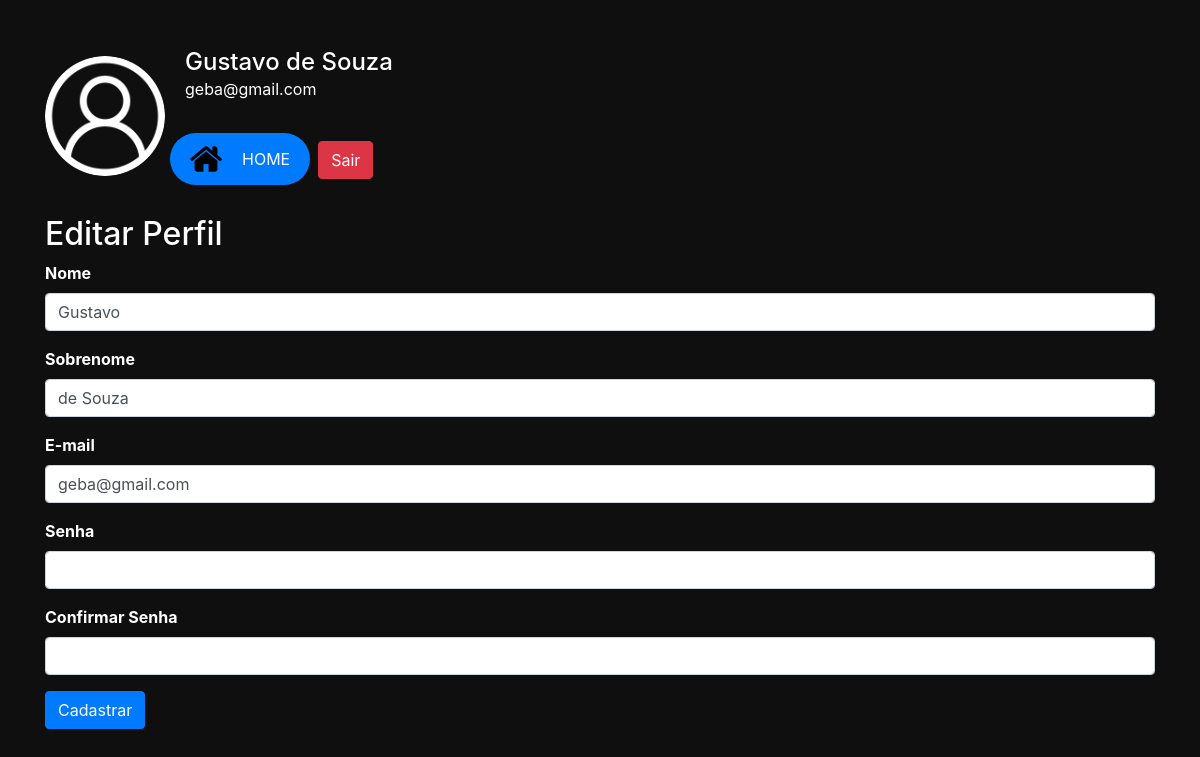
/profile (signed in), run on an earlier commit of the app's database.
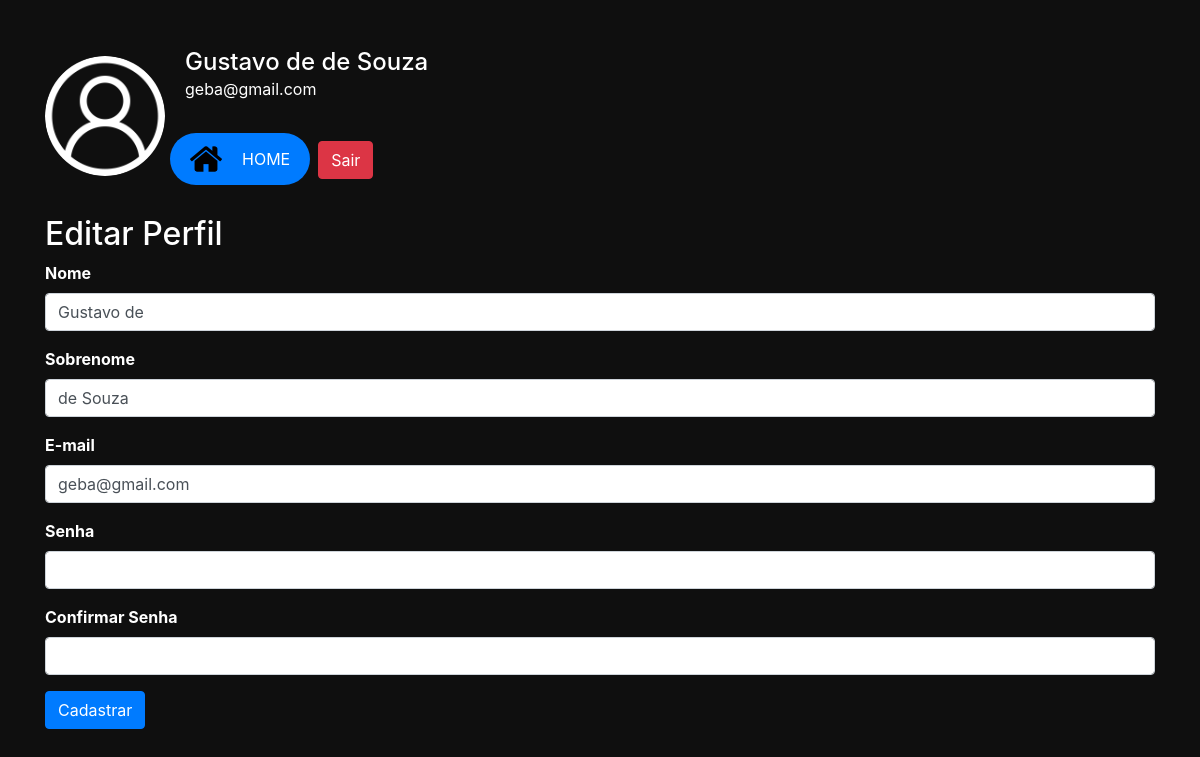
And on a later commit of the database.
### network/models.py (models this page shows)
class User(db.Model, UserMixin):
    id = db.Column(db.Integer, primary_key=True)
    nome = db.Column(db.String, nullable=True)
    sobrenome = db.Column(db.String, nullable=True)
    email = db.Column(db.String, nullable=True)
    senha = db.Column(db.String, nullable=True)
    posts = db.relationship('Post', backref='user', lazy=True)
    post_comentarios = db.relationship('PostComentarios', backref='user', lazy=True)

### network/routes.py (the view, shortened to what this page needs)
@app.route('/profile', methods=['GET', 'POST'])
@login_required
def profile():
    form = UserForm()
    if request.method == 'GET':
        form.nome.data = current_user.nome
        form.sobrenome.data = current_user.sobrenome
        form.email.data = current_user.email
    return render_template('profile.html', form=form)

### network/forms.py (shortened to what this page needs)
class UserForm(FlaskForm):
    nome = StringField('Nome', validators=[DataRequired()])
    sobrenome = StringField('Sobrenome', validators=[DataRequired()])
    email = StringField('E-mail', validators=[DataRequired(), Email()])
    senha = PasswordField('Senha', validators=[DataRequired(), Length(min=6)])
    confirmacao_senha = PasswordField('Confirmar senha', validators=[DataRequired(), EqualTo('senha')])
    btnSubmit = SubmitField('Cadastrar')

### network/models.py (called while the page is built)
@login_manager.user_loader
def load_user(user_id):
    return User.query.get(user_id)

### network/templates/profile.html (shortened to what this page needs)
<!DOCTYPE html>
<html lang="en">
<head>
    <link rel="stylesheet" href="https://stackpath.bootstrapcdn.com/bootstrap/4.5.2/css/bootstrap.min.css">
</head>
<body>
    <div class="container mt-5">
        <div class="profile-header">
            <img src="{{ url_for('static', filename='assets/user2.png') }}" alt="Foto do Perfil">
            <div>
                <h1>{{ current_user.nome }} {{ current_user.sobrenome }}</h1>
                <p class="text-white">{{ current_user.email }}</p>
                <div class="row d-flex align-items-center gap-3">
                    <div class="pt-3">
                        <a href="{{ url_for('homepage') }}" class="btn-home d-flex align-items-center">
                            <img src="{{ url_for('static', filename='assets/casa2.png') }}" alt="Home" id="teste-img"
                                class="me-2">
                            Home
                        </a>
                    </div>
                    <div class="mt-2 pl-2">
                        <a href="{{ url_for('logout') }}" class="btn btn-danger">Sair</a>
                    </div>
                </div>
            </div>
        </div>
        <h2>Editar Perfil</h2>
        <form method="POST" action="{{ url_for('profile') }}" enctype="multipart/form-data">
            <div class="form-group">
                <label for="nome">Nome</label>
                {{ form.nome(class="form-control") }}
            </div>
            <div class="form-group">
                <label for="sobrenome">Sobrenome</label>
                {{ form.sobrenome(class="form-control") }}
            </div>
            <div class="form-group">
                <label for="email">E-mail</label>
                {{ form.email(class="form-control") }}
            </div>
            <div class="form-group">
                <label for="senha">Senha</label>
                {{ form.senha(class="form-control") }}
            </div>
            <div class="form-group">
                <label for="confirmacao_senha">Confirmar Senha</label>
                {{ form.confirmacao_senha(class="form-control") }}
            </div>
            <div class="form-group">
                {{ form.btnSubmit(class="btn btn-primary") }}
            </div>
        </form>
    </div>
</body>
</html>

### network/templates/profile.html (style rules this page uses)
body { background-color: #0F0F0F; color: white; }
.profile-header { display: flex; align-items: center; margin-bottom: 30px; }
.profile-header img { border-radius: 50%; width: 120px; height: 120px; margin-right: 20px; object-fit: cover; }
.profile-header h1 { margin: 0; font-size: 24px; }
.profile-header p { font-size: 16px; }
.profile-header .btn { margin-top: 10px; margin-right: 10px; }
.btn-home { background-color: #007bff; color: white; border: none; border-radius: 50px; padding: 10px 20px; font-size: 16px; text-transform: uppercase; display: inline-block; text-align: center; transition: background-color 0.3s ease; }
#teste-img { height: 2rem; width: 2rem; }
.form-group label { font-weight: bold; }

What changed in the data, as far as the page shows it:
changed User "de Souza": nome "Gustavo" → "Gustavo de"
